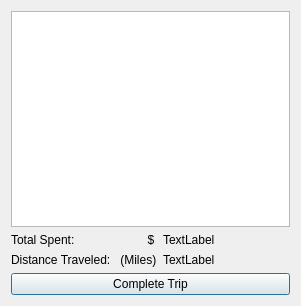
<?xml version="1.0" encoding="UTF-8"?>
<ui version="4.0">
 <class>Invoice</class>
 <widget class="QDialog" name="Invoice">
  <property name="geometry">
   <rect>
    <x>0</x>
    <y>0</y>
    <width>301</width>
    <height>306</height>
   </rect>
  </property>
  <property name="windowTitle">
   <string>Dialog</string>
  </property>
  <layout class="QGridLayout" name="gridLayout_2">
   <item row="0" column="0">
    <layout class="QGridLayout" name="gridLayout">
     <item row="0" column="0">
      <widget class="QTableView" name="Invoice_Table"/>
     </item>
     <item row="1" column="0">
      <layout class="QVBoxLayout" name="verticalLayout_3">
       <item>
        <layout class="QHBoxLayout" name="horizontalLayout_3">
         <item>
          <layout class="QVBoxLayout" name="verticalLayout_2">
           <item>
            <widget class="QLabel" name="label_3">
             <property name="text">
              <string>Total Spent:                      $</string>
             </property>
            </widget>
           </item>
           <item>
            <widget class="QLabel" name="label">
             <property name="text">
              <string>Distance Traveled:   (Miles)</string>
             </property>
            </widget>
           </item>
          </layout>
         </item>
         <item>
          <layout class="QVBoxLayout" name="verticalLayout">
           <item>
            <widget class="QLabel" name="Total_Label">
             <property name="text">
              <string>TextLabel</string>
             </property>
            </widget>
           </item>
           <item>
            <widget class="QLabel" name="Dist_Label">
             <property name="text">
              <string>TextLabel</string>
             </property>
            </widget>
           </item>
          </layout>
         </item>
        </layout>
       </item>
       <item>
        <widget class="QPushButton" name="pushButton">
         <property name="text">
          <string>Complete Trip</string>
         </property>
        </widget>
       </item>
      </layout>
     </item>
    </layout>
   </item>
  </layout>
 </widget>
 <resources/>
 <connections/>
</ui>
